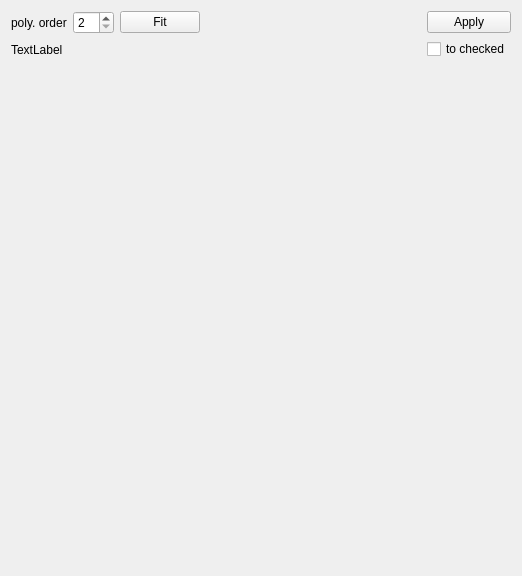
<?xml version="1.0" encoding="UTF-8"?>
<ui version="4.0">
 <class>CalibrateSpectra</class>
 <widget class="QWidget" name="CalibrateSpectra">
  <property name="geometry">
   <rect>
    <x>0</x>
    <y>0</y>
    <width>518</width>
    <height>575</height>
   </rect>
  </property>
  <property name="windowTitle">
   <string>Calibrate spectra</string>
  </property>
  <layout class="QVBoxLayout" name="verticalLayout">
   <item>
    <layout class="QHBoxLayout" name="horizontalLayout_2">
     <item>
      <layout class="QVBoxLayout" name="verticalLayout_7">
       <item>
        <layout class="QHBoxLayout" name="horizontalLayout">
         <item>
          <widget class="QLabel" name="label_order">
           <property name="text">
            <string>poly. order</string>
           </property>
          </widget>
         </item>
         <item>
          <widget class="QSpinBox" name="spin_box_order">
           <property name="sizePolicy">
            <sizepolicy hsizetype="Minimum" vsizetype="Fixed">
             <horstretch>0</horstretch>
             <verstretch>0</verstretch>
            </sizepolicy>
           </property>
           <property name="minimumSize">
            <size>
             <width>0</width>
             <height>0</height>
            </size>
           </property>
           <property name="minimum">
            <number>2</number>
           </property>
           <property name="maximum">
            <number>10</number>
           </property>
          </widget>
         </item>
         <item>
          <widget class="QPushButton" name="push_button_fit">
           <property name="sizePolicy">
            <sizepolicy hsizetype="Minimum" vsizetype="Fixed">
             <horstretch>0</horstretch>
             <verstretch>0</verstretch>
            </sizepolicy>
           </property>
           <property name="minimumSize">
            <size>
             <width>0</width>
             <height>0</height>
            </size>
           </property>
           <property name="baseSize">
            <size>
             <width>0</width>
             <height>0</height>
            </size>
           </property>
           <property name="text">
            <string>Fit</string>
           </property>
          </widget>
         </item>
         <item>
          <spacer name="horizontalSpacer">
           <property name="orientation">
            <enum>Qt::Horizontal</enum>
           </property>
           <property name="sizeHint" stdset="0">
            <size>
             <width>0</width>
             <height>20</height>
            </size>
           </property>
          </spacer>
         </item>
        </layout>
       </item>
       <item>
        <widget class="QLabel" name="label_coefs">
         <property name="text">
          <string>TextLabel</string>
         </property>
        </widget>
       </item>
      </layout>
     </item>
     <item>
      <layout class="QVBoxLayout" name="verticalLayout_8">
       <item>
        <widget class="QPushButton" name="push_button_apply">
         <property name="text">
          <string>Apply</string>
         </property>
        </widget>
       </item>
       <item>
        <widget class="QCheckBox" name="check_box_to_checked">
         <property name="text">
          <string>to checked</string>
         </property>
        </widget>
       </item>
      </layout>
     </item>
    </layout>
   </item>
   <item>
    <widget class="PlotWidget" name="plot" native="true">
     <property name="minimumSize">
      <size>
       <width>500</width>
       <height>500</height>
      </size>
     </property>
    </widget>
   </item>
  </layout>
 </widget>
 <customwidgets>
  <customwidget>
   <class>PlotWidget</class>
   <extends>QWidget</extends>
   <header>pyqtgraph</header>
   <container>1</container>
  </customwidget>
 </customwidgets>
 <resources/>
 <connections/>
</ui>
